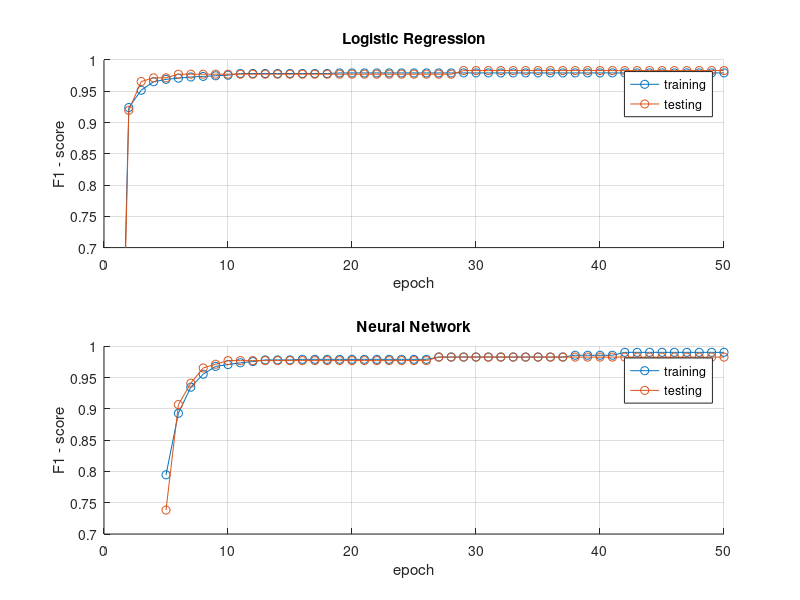

This figure's MATLAB source:
%% plot learning rate - F1-score

% Logistic Regression

training = [0.114381833474;
0.923965351299;
0.951566951567;
0.965192850423;
0.969014084507;
0.970946579194;
0.972820993440;
0.973782771536;
0.974742750234;
0.975655430712;
0.978403755869;
0.978403755869;
0.978403755869;
0.978403755869;
0.978403755869;
0.978403755869;
0.978403755869;
0.978403755869;
0.979323308271;
0.979323308271;
0.979323308271;
0.979323308271;
0.979323308271;
0.979323308271;
0.979323308271;
0.979323308271;
0.979323308271;
0.979323308271;
0.979323308271;
0.979323308271;
0.979323308271;
0.979323308271;
0.979323308271;
0.979323308271;
0.979323308271;
0.979323308271;
0.979323308271;
0.979323308271;
0.979323308271;
0.979323308271;
0.979323308271;
0.979323308271;
0.979323308271;
0.979323308271;
0.979323308271;
0.979323308271;
0.979323308271;
0.979323308271;
0.979323308271;
0.979323308271];

testing = [0.034285714286;
0.919540229885;
0.965517241379;
0.971428571429;
0.971428571429;
0.977272727273;
0.977272727273;
0.977272727273;
0.977272727273;
0.977272727273;
0.977272727273;
0.977272727273;
0.977272727273;
0.977272727273;
0.977272727273;
0.977272727273;
0.977272727273;
0.977272727273;
0.977272727273;
0.977272727273;
0.977272727273;
0.977272727273;
0.977272727273;
0.977272727273;
0.977272727273;
0.977272727273;
0.977272727273;
0.977272727273;
0.983050847458;
0.983050847458;
0.983050847458;
0.983050847458;
0.983050847458;
0.983050847458;
0.983050847458;
0.983050847458;
0.983050847458;
0.983050847458;
0.983050847458;
0.983050847458;
0.983050847458;
0.983050847458;
0.983050847458;
0.983050847458;
0.983050847458;
0.983050847458;
0.983050847458;
0.983050847458;
0.983050847458;
0.983050847458];

figure
subplot(2,1,1)
title('Logistic Regression')
ylabel('F1 - score')
xlabel('epoch')
grid on
hold on
plot(training, 'o-')
plot(testing, 'o-')
legend('training','testing')
ylim([.7, 1])

% NN

training = [nan;
nan;
nan;
nan;
0.794672586016;
0.893069306931;
0.934761441091;
0.955534531693;
0.968045112782;
0.970892018779;
0.973782771536;
0.975655430712;
0.978403755869;
0.978403755869;
0.978403755869;
0.979323308271;
0.979323308271;
0.979323308271;
0.979323308271;
0.979323308271;
0.979323308271;
0.979323308271;
0.979323308271;
0.979323308271;
0.979323308271;
0.979323308271;
0.983018867925;
0.983018867925;
0.983018867925;
0.983018867925;
0.983018867925;
0.983018867925;
0.983018867925;
0.983018867925;
0.983018867925;
0.983018867925;
0.983018867925;
0.985808893094;
0.985808893094;
0.985808893094;
0.985808893094;
0.990494296578;
0.990494296578;
0.990494296578;
0.990494296578;
0.990494296578;
0.990494296578;
0.990494296578;
0.990494296578;
0.990494296578];

testing = [nan;
nan;
nan;
nan;
0.738255033557;
0.906976744186;
0.941176470588;
0.965517241379;
0.971428571429;
0.977272727273;
0.977272727273;
0.977272727273;
0.977272727273;
0.977272727273;
0.977272727273;
0.977272727273;
0.977272727273;
0.977272727273;
0.977272727273;
0.977272727273;
0.977272727273;
0.977272727273;
0.977272727273;
0.977272727273;
0.977272727273;
0.977272727273;
0.982857142857;
0.982857142857;
0.982857142857;
0.982857142857;
0.982857142857;
0.982857142857;
0.982857142857;
0.982857142857;
0.982857142857;
0.982857142857;
0.982857142857;
0.982857142857;
0.982857142857;
0.982857142857;
0.982857142857;
0.982857142857;
0.982857142857;
0.982857142857;
0.982857142857;
0.982857142857;
0.982857142857;
0.982857142857;
0.982857142857;
0.982857142857];

subplot(2,1,2)
title('Neural Network')
ylabel('F1 - score')
xlabel('epoch')
grid on
hold on
plot(training, 'o-')
plot(testing, 'o-')
legend('training','testing')